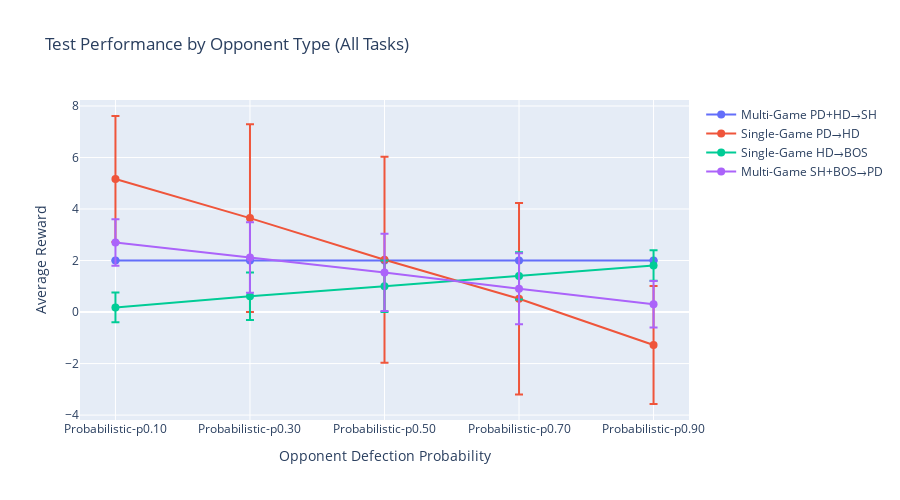

Notebook source saved alongside this figure:
### Markdown cell above
### 4.2 Test Performance by Opponent Type

### Code cell
if all_testing is not None and test_reward_col:
    # Check for opponent type column
    opp_type_col = None
    for col in all_testing.columns:
        if 'opponent' in col.lower() and ('type' in col.lower() or 'prob' in col.lower() or 'name' in col.lower()):
            opp_type_col = col
            break
    
    if opp_type_col:
        print(f"Using opponent type column: {opp_type_col}")
        
        fig = go.Figure()
        
        for task_id, config in TASK_CONFIGS.items():
            task_test = all_testing[all_testing['task_id'] == task_id]
            if len(task_test) > 0:
                # Group by opponent type
                opp_stats = task_test.groupby(opp_type_col)[test_reward_col].agg(['mean', 'std']).reset_index()
                
                fig.add_trace(
                    go.Scatter(
                        x=opp_stats[opp_type_col],
                        y=opp_stats['mean'],
                        error_y=dict(type='data', array=opp_stats['std']),
                        mode='lines+markers',
                        name=config['name'],
                        line=dict(width=2),
                        marker=dict(size=8)
                    )
                )
        
        fig.update_layout(
            title="Test Performance by Opponent Type (All Tasks)",
            xaxis_title="Opponent Defection Probability",
            yaxis_title="Average Reward",
            height=500,
            hovermode='x unified'
        )
        
        fig.show()
    else:
        print("⚠️  No opponent type column found in testing data")

### Figure 1 — Plotly figure (JSON) as saved in the notebook; plotly's stock layout.template omitted (floating-point values rounded to 4 significant figures)
{"data": [{"error_y": {"array": [0.0, 0.0, 0.0, 0.0, 0.0], "type": "data"}, "line": {"width": 2}, "marker": {"size": 8}, "mode": "lines+markers", "name": "Multi-Game PD+HD→SH", "type": "scatter", "x": ["Probabilistic-p0.10", "Probabilistic-p0.30", "Probabilistic-p0.50", "Probabilistic-p0.70", "Probabilistic-p0.90"], "y": [2.0, 2.0, 2.0, 2.0, 2.0]}, {"error_y": {"array": [2.444, 3.646, 4.0, 3.715, 2.29], "type": "data"}, "line": {"width": 2}, "marker": {"size": 8}, "mode": "lines+markers", "name": "Single-Game PD→HD", "type": "scatter", "x": ["Probabilistic-p0.10", "Probabilistic-p0.30", "Probabilistic-p0.50", "Probabilistic-p0.70", "Probabilistic-p0.90"], "y": [5.166, 3.646, 2.029, 0.5168, -1.28]}, {"error_y": {"array": [0.5746, 0.922, 1.0, 0.915, 0.5892], "type": "data"}, "line": {"width": 2}, "marker": {"size": 8}, "mode": "lines+markers", "name": "Single-Game HD→BOS", "type": "scatter", "x": ["Probabilistic-p0.10", "Probabilistic-p0.30", "Probabilistic-p0.50", "Probabilistic-p0.70", "Probabilistic-p0.90"], "y": [0.1808, 0.6118, 0.9992, 1.404, 1.808]}, {"error_y": {"array": [0.9001, 1.369, 1.5, 1.376, 0.9017], "type": "data"}, "line": {"width": 2}, "marker": {"size": 8}, "mode": "lines+markers", "name": "Multi-Game SH+BOS→PD", "type": "scatter", "x": ["Probabilistic-p0.10", "Probabilistic-p0.30", "Probabilistic-p0.50", "Probabilistic-p0.70", "Probabilistic-p0.90"], "y": [2.7, 2.114, 1.537, 0.9036, 0.3012]}], "layout": {"height": 500, "hovermode": "x unified", "title": {"text": "Test Performance by Opponent Type (All Tasks)"}, "xaxis": {"title": {"text": "Opponent Defection Probability"}}, "yaxis": {"title": {"text": "Average Reward"}}}}
